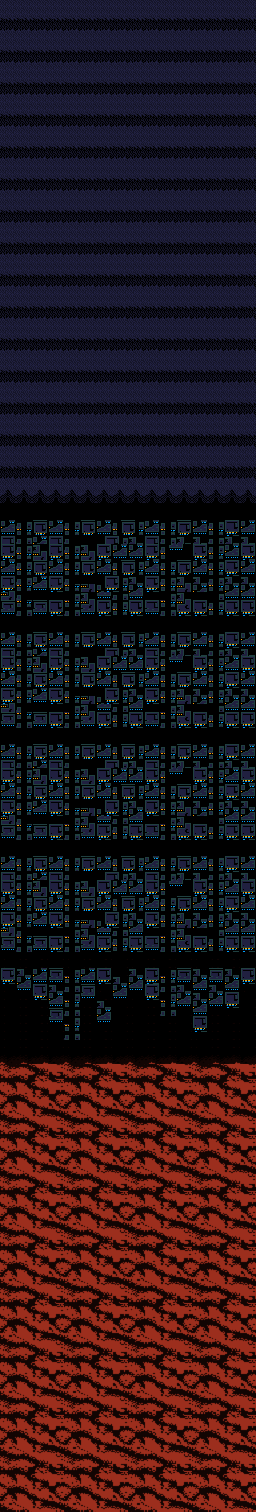

Rendered tile map (Tiled .tmx) drawn with the repository's tilesets; below, a short description and the map source with its tile grids summarised:
An orthogonal 32x189 tile map with 8x8 px tiles, 1 tile layer (Capa de Patrones 1), 3 tilesets.

<map version="1.0" orientation="orthogonal" width="32" height="189" tilewidth="8" tileheight="8">
 <tileset firstgid="1" name="stage4tiles" tilewidth="8" tileheight="8">
  <image source="stage4tiles.png" width="48" height="40" />
 </tileset>
 <tileset firstgid="31" name="cloudtilemap" tilewidth="8" tileheight="8">
  <image source="cloudtilemap.png" width="64" height="72" />
 </tileset>
 <tileset firstgid="103" name="seatilemap" tilewidth="8" tileheight="8">
  <image source="seatilemap.png" width="16" height="48" />
 </tileset>
 <layer name="Capa de Patrones 1" width="32" height="189">
  <data>[6048 cells, 6048 non-empty, 112 distinct tile ids]</data>
 </layer>
</map>
